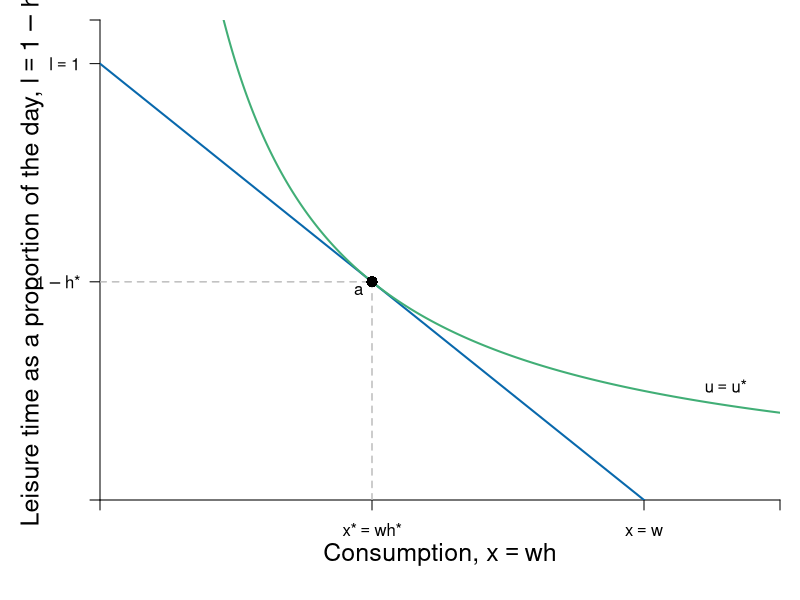

The R script that drew this image:
require(shape)
pdf(file = "indmarketdemand/demand_cd_indiff_veblen_initial.pdf", width = 9, height = 7)

#Set parameters for graphics
axislabelsize <- 1.5
graphlinewidth <- 2
segmentlinewidth <- 1.5

COL <- c("#7fc97f", "#beaed4", "#fdc086", "#ffff99", "#386cb0", "#f0027f", "#bf5b17", "#666666")
COLA <- c("#99d8c9","#66c2a4","#41ae76", "#238b45", "#005824")
COLB <- c("#4eb3d3", "#2b8cbe", "#0868ac","#084081")

#Edited the margins to cater for the larger LHS labels
par(mar =  c(5, 5, 1, 1))

uA <- function(x, y, alpha = 0.5) {
  x^(alpha)*y^(1 - alpha)
}

uA <- function(x, y, alpha = 0.5) {
  x^(alpha)*y^(1 - alpha)
}


bcA <- function(x, w = 1, h = 1) {
  h - w*x
}


xlims <- c(0, 5)
ylims <- c(0, 1.1)

npts <- 501 
x <- seq(xlims[1], xlims[2], length.out = npts)
y <- seq(ylims[1], ylims[2], length.out = npts) 
a <- c(1)

plot(0, 0, xlim = xlims, ylim = ylims, type = "n",
     xlab = expression(paste("")),
     ylab = expression(paste("")), 
     xaxt = "n", 
     yaxt = "n", 
     cex.lab = axislabelsize, 
     bty = "n",
     xaxs="i", 
     yaxs="i")

# ticksy <- seq(from = 0, to = ylims[2], by = 2)
# ylabels <- seq(from = 0, to = ylims[2], by = 2)
# ticksx <- seq(from = 0, to = xlims[2], by = 2)
# xlabels <- seq(from = 0, to = xlims[2], by = 2)
ticksy <- c(0, 0.5, 1, ylims[2])
ylabels <- c(NA, expression(paste(1 - h,"*")), expression(paste(l == 1)), NA)
ticksx <- c(0, 2,  4, xlims[2])
xlabels <- c(NA, expression(paste(x,"*" == w*h,"*")),  expression(paste(x == w)), NA)

axis(1, at = ticksx, pos = 0, labels = xlabels)
axis(2, at = ticksy, pos = 0, labels = ylabels, las = 1)

npts <- 500 
xx1 <- seq(xlims[1], xlims[2], length.out = npts)

lines(xx1, bcA(xx1, w = 0.25, h = 1), col = COLB[3], lwd = graphlinewidth)
#lines(xx1, indiffA1(xx1, uA = 20, rmax = 2.5, xmax = 10), col = COLB[4], lwd = graphlinewidth)



mtext(expression(paste("Consumption, ", x == w*h)), side=1, line = 2.5, cex = axislabelsize)
text(-0.5, 0.5*ylims[2], expression(paste("Leisure time as a proportion of the day, ", l == 1 - h)), xpd = TRUE, cex = axislabelsize, srt = 90) 


#Label the iso-welfare functions for the HG, Aisha
# text(4.6, 0.04, expression(u[1]^v))
# text(4.6, 0.13, expression(u[2]^v))
text(4.6, 0.26, expression(paste(u == u,"*")))

contour(x, y, 
        outer(x, y, uA),
        drawlabels = FALSE,
        col = COLA[3],
        lwd = graphlinewidth,
        levels = a, 
        xaxs="i", 
        yaxs="i", 
        add = TRUE)

segments(0, 0.5, 2, 0.5, lty = 2, col = "gray" , lwd = segmentlinewidth)
segments(2, 0, 2, 0.5, lty = 2, col = "gray" , lwd = segmentlinewidth)
points(2, 0.5, pch = 16, col = "black", cex = 1.5)
text(1.9, 0.48, expression(a))

text(10, 10, expression(paste("Budget constraint, ", bc[1])))
Arrows(10, 9.7, 10, 2.5, col = "black", lty = 1, lwd = 2, arr.type = "triangle", arr.lwd = 0.5)


dev.off()
